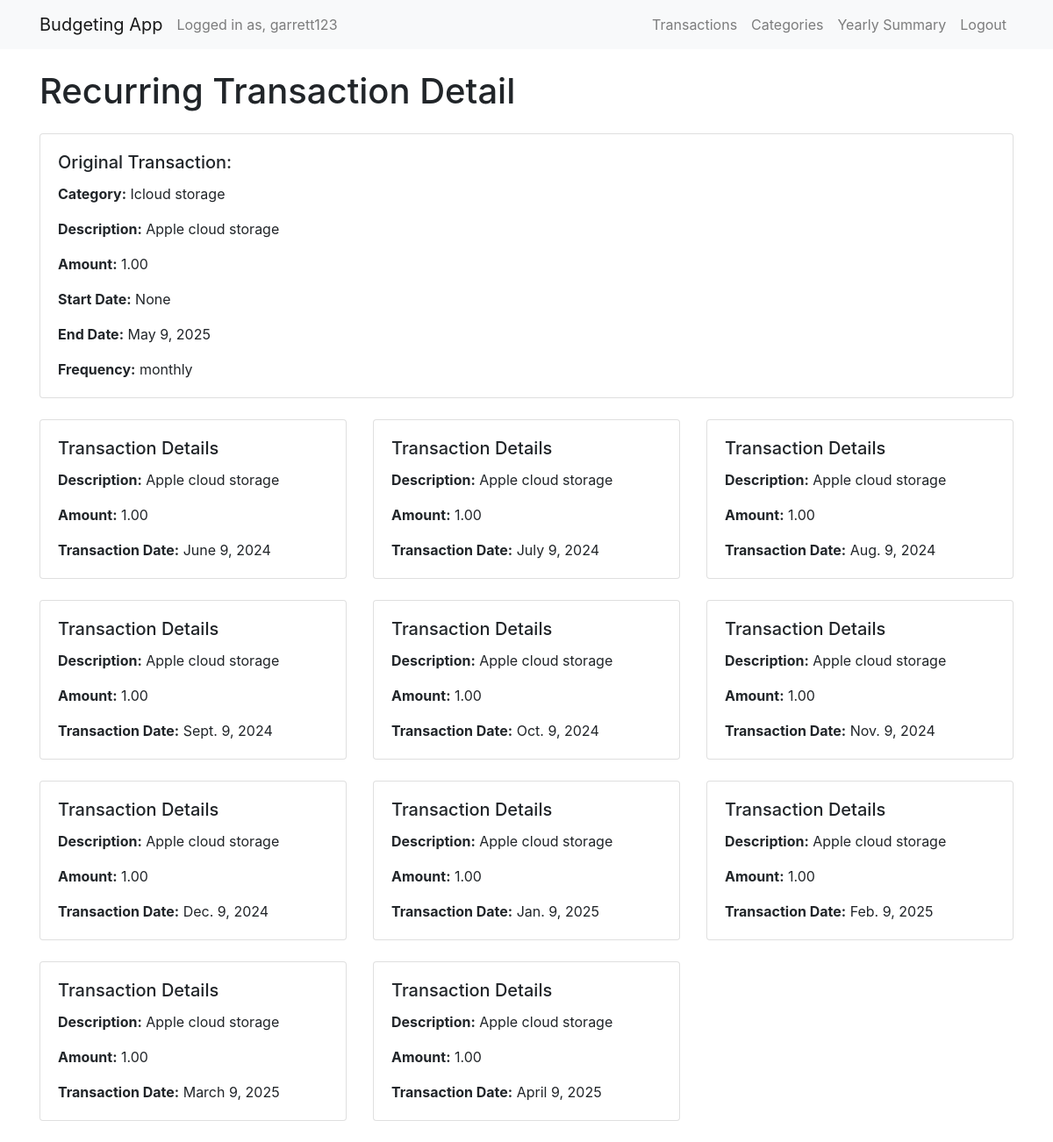
The app's page /recurring_transaction_detail/500/ (signed in) with its own data.
### budget/models.py (models this page shows, shortened)
class Transaction(models.Model):
    user = models.ForeignKey(User, on_delete=models.CASCADE)
    amount = models.DecimalField(max_digits=10, decimal_places=2)
    description = models.CharField(max_length=255)
    category = models.ForeignKey(Category, on_delete=models.CASCADE)
    is_income = models.BooleanField(default=False)
    transaction_date = models.DateField()
    recurring = models.BooleanField(default=False)
    frequency = models.CharField(max_length=10, null=True, blank=True)  # e.g., 'monthly', 'weekly',
    start_date = models.DateField(null=True, blank=True)
    end_date = models.DateField(null=True, blank=True)
    original_transaction = models.ForeignKey('self', on_delete=models.CASCADE, null=True, blank=True)

class Category(models.Model):
    user = models.ForeignKey(User, on_delete=models.CASCADE)
    name = models.CharField(max_length=255)

### budget/views.py (the view)
# urls.py: path('recurring_transaction_detail/<int:pk>/', views.recurring_transaction_detail, name='recurring_transaction_detail'),
@login_required
def recurring_transaction_detail(request, pk):
    transactions = Transaction.objects.filter(user=request.user, original_transaction_id=pk)
    original_transaction = Transaction.objects.get(id=pk)
    context = {
        'transactions': transactions,
        'original_transaction': original_transaction
    }
    return render(request, 'recurring_transaction_detail.html', context)

### budget/context_processors.py (called while the page is built)
def default_year_month(request):
    current_date = datetime.now()
    default_year = current_date.year
    default_month = current_date.month
    return {
        'default_year': default_year,
        'default_month': default_month,
    }

### budget/templates/recurring_transaction_detail.html (shortened to what this page needs)
{% extends 'layout.html' %}
{% block content %}
<div class="container">
    <h1 class="my-4">Recurring Transaction Detail</h1>
    <div class="card mb-4">
        <div class="card-body">
            <h5 class="card-title">Original Transaction:</h5>
            <p class="card-text"><strong>Category:</strong> {{ original_transaction.category.name }}</p>
            <p class="card-text"><strong>Description:</strong> {{ original_transaction.description }}</p>
            <p class="card-text"><strong>Amount:</strong> {{ original_transaction.amount }}</p>
            <p class="card-text"><strong>Start Date:</strong> {{ original_transaction.start_date }}</p>
            <p class="card-text"><strong>End Date:</strong> {{ original_transaction.end_date }}</p>
            <p class="card-text"><strong>Frequency:</strong> {{ original_transaction.frequency }}</p>
        </div>
    </div>
    <div class="row">
        {% for transaction in transactions %}
        <div class="col-md-4">
            <div class="card mb-4">
                <div class="card-body">
                    <h5 class="card-title">Transaction Details</h5>
                    <p class="card-text"><strong>Description:</strong> {{ transaction.description }}</p>
                    <p class="card-text"><strong>Amount:</strong> {{ transaction.amount }}</p>
                    <p class="card-text"><strong>Transaction Date:</strong> {{ transaction.transaction_date }}</p>
                </div>
            </div>
        </div>
        {% endfor %}
    </div>
</div>
{% endblock %}

### budget/templates/layout.html (shortened to what this page needs)
{% load static %}
<!DOCTYPE html>
<html lang="en">
<head>
  <link rel="stylesheet" href="{% static 'styles.css' %}">
  <link rel="stylesheet" href="https://stackpath.bootstrapcdn.com/bootstrap/4.5.2/css/bootstrap.min.css">
</head>
<body>
    <div class="header">
        <nav class="navbar navbar-expand-lg navbar-light bg-light">
            <div class="container">
            <a class="navbar-brand" href="{% url 'index' %}">Budgeting App</a>
            {% if user.is_authenticated %}
            <span class="navbar-text">Logged in as, {{ user.username }}</span>
            {% endif %}
            <div class="collapse navbar-collapse" id="navbarNav">
                <ul class="navbar-nav ml-auto">
                    {% if user.is_authenticated %}
                <li class="nav-item">
                    <a class="nav-link" href="{% url 'transaction_list' default_year default_month %}">Transactions</a>
                </li>
                <li class="nav-item">
                    <a class="nav-link" href="{% url 'category_list' %}">Categories</a>
                </li>
                <li class="nav-item">
                    <a class="nav-link" href="{% url 'yearly_summary' default_year %}">Yearly Summary</a>
                </li>
                <li class="nav-item">
                    <a class="nav-link" href="{% url 'logout' %}">Logout</a>
                </li>
                {% else %}
                <li class="nav-item">
                    <a class="nav-link" href="{% url 'login' %}">Login</a>
                </li>
                {% endif %}
                </ul>
            </div>
            </div>
        </nav>
    </div>
    {% block content %}{% endblock %}
</body>
</html>

### budget/static/styles.css (style rules this page uses)
.card { margin-bottom: 20px; }
.card-title { margin-bottom: 0; }

### records on screen
Transaction: category.name "Icloud storage", description "Apple cloud storage", amount "1.00", start_date "None", end_date "May 9, 2025", frequency "monthly"

### other values on screen
{{ user.username }} "garrett123"
